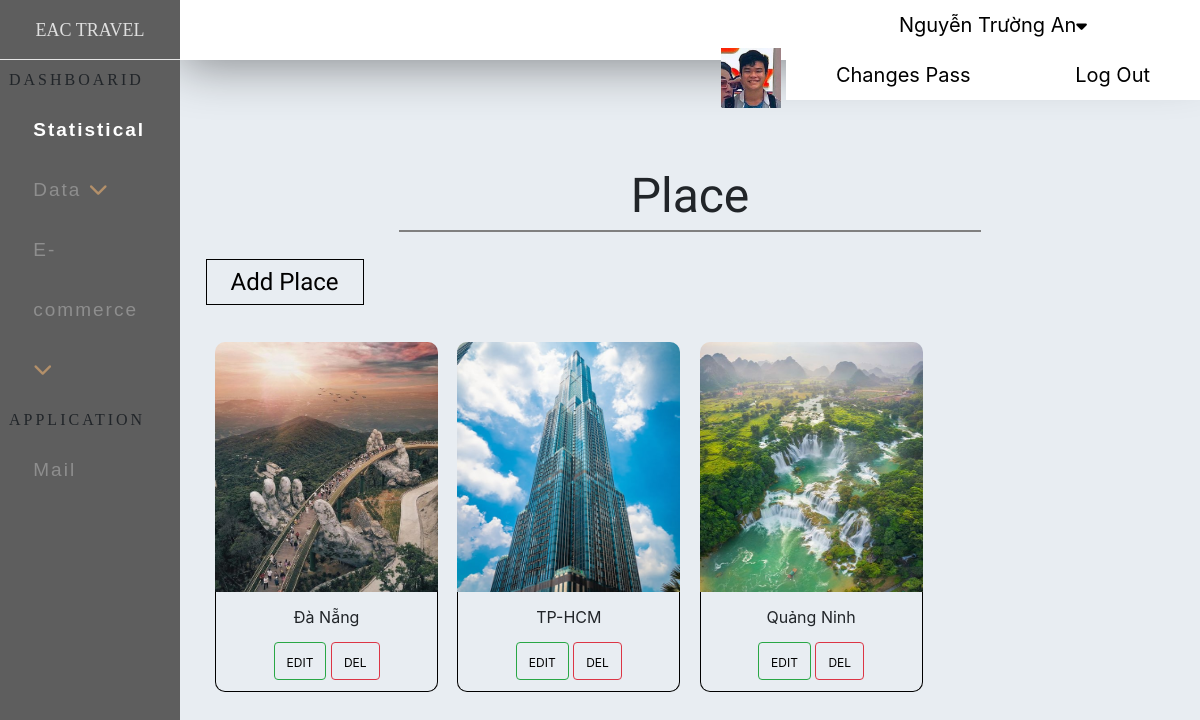
Page /admin/index.php?ctrl=place (signed in) on the committed database.
### tables this page shows
CREATE TABLE `khuvuc` (
  `id_kv` int(11) NOT NULL,
  `name_kv` varchar(250) DEFAULT NULL,
  `img_kv` varchar(50) DEFAULT NULL
);

### admin/model/database.php (called while the page is built, shortened)
<?php
   function getConnection(){
        $host='localhost';
        $dbname='eac';
        $userName='root';
        $passWord='';
            $DBH = new PDO('mysql:host='.$host.';dbname='.$dbname,$userName,$passWord);
            return $DBH;
    }
    function query($sql){
        $connect = getConnection();
        $result = $connect -> query($sql);
        return  $result;
    }
?>

### admin/model/login.php (called while the page is built)
<?php
            include_once('database.php');
            function getad($mail){
                $sql="SELECT * FROM admin WHERE email = '$mail'";
                return query($sql);
            }
?>

### admin/model/place.php (called while the page is built, shortened)
<?php
        include_once('database.php');
        function getAllKV(){
            $sql="SELECT * from khuvuc ";
            return query($sql);
        }
?>

### admin/view/place/place.php (the view)
<div class="full">
    <div class="boxcenter_statis">
        <div class="title_place">
            Place
        </div>
    </div>
</div>
<div class="full">
    <div class="boxcenter_statis">
        <div class="box_place">
            <div class="full">
                <div class="btn_place">
                    <a href="index.php?ctrl=place&act=add">Add Place </a>
                </div>
            </div>
            <div class="full">
                <div class="content_place">
                        <?php
                            foreach($kv as $kv){
                                echo'
                                <div class="box_kv">
                                    <div class="img_kv">
                                        <img src="../site/img/'.$kv['img_kv'].'" alt="">
                                    </div>
                                    <div class="name_kv">
                                        '.$kv['name_kv'].'
                                    </div>
                                    <div class="btn_kv">
                                        <button type="button" class="btn btn-outline-success"><a href="index.php?ctrl=place&act=edit&id='.$kv['id_kv'].'">EDIT</a></button>
                                        <button type="button" class="btn btn-outline-danger"><a href="index.php?ctrl=place&act=del&id='.$kv['id_kv'].'">DEL</a></button>
                                    </div>
                                </div>
                                ';
                            }
                        ?>
                </div>
            </div>
        </div>
    </div>
</div>

### admin/index.php (shortened to what this page needs)
<!DOCTYPE html>
<html lang="en">
<head>
    <link rel="stylesheet" href="css/index.css">
    <link rel="stylesheet" href="css/statistical.css">
    <link rel="stylesheet" href="css/tour.css">
    <link rel="stylesheet" href="css/place.css">
    <link rel="stylesheet" href="css/add.css">
    <link rel="stylesheet" href="css/tip.css">
    <link rel="stylesheet" href="https://use.fontawesome.com/releases/v5.6.3/css/all.css">
<link rel="stylesheet" href="https://cdnjs.cloudflare.com/ajax/libs/font-awesome/4.7.0/css/font-awesome.min.css">
    <link rel="stylesheet" href="https://cdn.jsdelivr.net/npm/bootstrap@4.5.3/dist/css/bootstrap.min.css">
    <link rel="stylesheet" href="https://cdnjs.cloudflare.com/ajax/libs/bootstrap-sweetalert/1.0.1/sweetalert.min.css">
</head>
<body>
    <div class="full">
        <div class="ad_left">
                <div class="title_ad_left">
                    EAC TRAVEL
                </div>
                <div class="dashboarid">
                    <div class="title_db">
                        DASHBOARID
                    </div>
                    <div class="content_db">
                        <ul>
                            <li class="active"><a href="index.php" >Statistical</a></li>
                            <li>
                                <a href="#"  class="feat-btn">Data <i class="fas fa-chevron-down"></i></a>
                            </li>
                            <li>
                                <a href="#" class="serv-btn">E-commerce <i class="fas fa-chevron-down"></i></a>
                            </li>
                        </ul>
                    </div>
                </div>
            <div class="dashboarid">
                <div class="title_db">
                   APPLICATION
                </div>
                <div class="content_db">
                    <ul>
                        <li><a href="#" >Mail</a></li>
                    </ul>
                </div>
            </div>
        </div>
            <div class="ad_right">
                <div class="full">
                    <div class="top_ad_right">
                        <?php
                            include_once 'model/login.php';
                            $mail=$_SESSION['admin'];
                            $admin=getad($mail);
                            foreach ($admin as $ad) {
                                echo'
                                <div class="dropdown">
                                    <ul>
                                        <img src="../site/img/'.$ad['img_ad'].'"width="60px" alt="">
                                        <li><a href="#">'.$ad['name_ad'].'<i class="fa fa-caret-down" style="font-size:17px;color:black"></i></a>
                                            <ul>
                                                <li><a href="#">Changes Pass</a></li>
                                                <li><a href="logout.php">Log Out</a></li>
                                            </ul>
                                        </li>
                                    </ul>
                                </div>
                                ';
                            }
                        ?>
                    </div>
                </div>
            <?php
            $ctrl='home';
            if(isset($_GET['ctrl'])){
                $ctrl = $_GET['ctrl'];
            }
            include 'controller/'.$ctrl.'.php';
        ?>
            </div>
    </div>
</body>
</html>

### admin/css/index.css (style rules this page uses)
body { margin: 0; }
.full { width: 100%; float: left; }
.ad_left { position: fixed; top: 0; left: 0; bottom: 0; width: 15%; background-color:#5e5e5e; }
.title_ad_left { width: 100%; height: 60px; line-height: 60px; font-size: 1.5vw; text-align: center; color: #dfdfdf; border-bottom: 1px solid #e6e6e6; font-family: 'Playfair Display', serif; }
.dashboarid { width: 100%; min-height:300px ; }
.title_db { width: 95%; height: 10%; line-height: 40px; margin-left: 5%; font-family: 'Tinos', serif; letter-spacing: 3px; }
.content_db { width: 85%; min-height: 260px; margin-left: 10%; }
.content_db ul { height: 90%; list-style: none; padding: 0; margin: 0; }
.content_db ul li { line-height: 60px; }
.content_db ul li a { color:#8e8e8e; text-decoration: none; padding-left: 10%; font-size: 19px; display: block; width: 90%; transition:all 0.5s; font-family: 'Noto Sans JP', sans-serif; letter-spacing: 2px; }
* i { color: #b3906a; }
.content_db ul li.active a { color: white; font-weight: bold; }
.ad_right { width: 85%; min-height: 722px; float: right; background-color: #e8edf2; }
.top_ad_right { width: 100%; height: 60px; box-shadow:0 5px 50px rgba(0, 0, 0, 0.43); background-color: white; margin-bottom: 50px ; }
.dropdown { text-align: center; float: right; }
.dropdown ul { list-style: none; padding: 0; margin: 0; }
.dropdown ul li { background: white; position: relative; list-style: none; display: inline-block; }
.dropdown ul li a { display: block; padding: 0 50px; color: black; text-decoration: none; line-height: 50px; font-size: 20px; }
button.btn a { color: black; font-size: 1vw; }

### admin/css/statistical.css (style rules this page uses)
.boxcenter_statis { width: 95%; margin: 0 auto 0; }

### admin/css/place.css (style rules this page uses)
.title_place { width: 60%; height: 6vw; line-height: 6vw; margin: 50px auto 10px; text-align: center; font-size: 4vw; font-family: 'Varela Round', sans-serif; border-bottom: 2px solid gray; }
.box_place { width: 100%; min-height: 600px; }
.box_place .btn_place { width: 50%; height: 10vh; line-height:10vh; }
.btn_place a { padding: 0.7vw 2vw; border: 1px solid black; color: black; transition: all 1s; font-family: 'Varela Round', sans-serif; }
.content_place { width: 100%; min-height: 500px; }
.box_kv { float: left; width: calc(92%/4); height: 350px; margin: 20px 1% 20px; }
.img_kv { width: 100%; height: 250px; }
.img_kv img { width: 100%; height: 100%; border-radius:10px 10px 0 0; }
.name_kv { width: 100%; height: 50px; line-height: 50px; text-align: center; border-left: 1px solid black; border-right: 1px solid black; }
.btn_kv { width: 100%; height: 50px; text-align: center; border: 1px solid black; border-top: none; border-radius: 0 0 10px 10px; }

### admin/css/tip.css (style rules this page uses)
body { margin: 0; background-color: #CCC; }
a { color: white; font-size: 18pt; }

### rows in the picture
khuvuc: img_kv (picture), name_kv "Đà Nẵng"
khuvuc: img_kv (picture), name_kv "TP-HCM"
khuvuc: img_kv (picture), name_kv "Quảng Ninh"

### other values in the picture
$ad['name_ad'] "Nguyễn Trường An"
